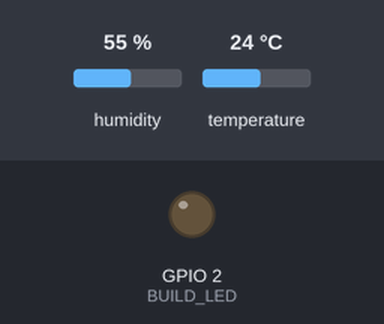
This sketch was run on a simulated ESP8266 (NodeMCU). Shown: output pins drawn as LEDs (lit = HIGH). The inputs (shaded band) are chosen by the test bench; at power-on: humidity 55 %, temperature 24 °C. WiFi joins after 1.5 s; servers stay silent unless stated; web services answer with replies made up by the test bench; what the sketch prints to the serial monitor is not drawn.

Above: at 11.1 s.
Timing chart, 0 to 27.7 s (numbered marks = the images above):
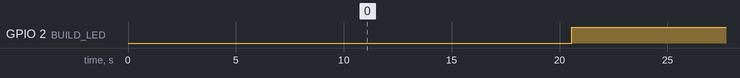

The sketch:

wheader_station_v3-IOT.ino
```cpp
#include <Arduino.h>
#include <DHTesp.h>
#include <Hash.h>
#include "ESP8266WiFi.h"
#include <ESPAsyncTCP.h>
#include <ESPAsyncWebServer.h>

#define DTH_PIN 14
#define BUILD_LED 2

int temperature = 0;
int humidity = 0;
int heatIndex = 0;
int dewPoint = 0;
int absoluteHum = 0;
int comfortRatio = 0;

unsigned long previousMillis = 0;    // will store last time DHT was updated
// Updates DHT readings every 20 seconds
const long interval = 20000;

DHTesp dht;
AsyncWebServer server(80);

void setup() {
  Serial.begin(9600);
  Serial.setTimeout(2000);
  while(!Serial) { }

  Serial.println("Device Started");
  Serial.println("-------------------------------------");
  Serial.println("Running DHT!");
  Serial.println("-------------------------------------");
  dht.setup(DTH_PIN, DHTesp::DHT11);
  Serial.println(dht.getStatusString());
  Serial.println("");
  Serial.println("-------------------------------------");
  Serial.print("Running WIFI! ");
  Serial.println(getWifiSSID());
  Serial.println("-------------------------------------");
  WiFi.begin(getWifiSSID(), getWifiPassword());
  Serial.println(WiFi.status());
  while (WiFi.status() != WL_CONNECTED)
  {
     delay(500);
     Serial.print("*");
  }

  Serial.println("");

  Serial.println("WiFi connection Successful");
  Serial.print("The IP Address of ESP8266 Module is: ");
  Serial.println(WiFi.localIP());// Print the IP address

  Serial.println("");

  Serial.println("starting web server...");

  // Route for root / web page
  server.on("/", HTTP_GET, [](AsyncWebServerRequest *request){
    request->send_P(200, "text/html", getIndexPage(), processor);
  });
  server.on("/temperature", HTTP_GET, [](AsyncWebServerRequest *request){
    request->send_P(200, "text/plain", String(temperature).c_str());
  });
  server.on("/humidity", HTTP_GET, [](AsyncWebServerRequest *request){
    request->send_P(200, "text/plain", String(humidity).c_str());
  });

  server.on("/heatindex", HTTP_GET, [](AsyncWebServerRequest *request){
    request->send_P(200, "text/plain", String(heatIndex).c_str());
  });

  server.on("/temphiha", HTTP_GET, [](AsyncWebServerRequest *request){
    request->send_P(200, "text/plain", String(comfortRatio).c_str());
  });

  // Start server
  server.begin();
  Serial.print("done");
  pinMode(BUILD_LED, OUTPUT);
}

String processor(const String& var){
  Serial.println(var);
  if(var == "TEMPERATURE")
  {
    return String(temperature);
  }
  else if(var == "HUMIDITY")
  {
    return String(humidity);
  }
  else if(var == "HEATIDX")
  {
    return String(heatIndex);
  }
  else if(var == "DEVPOINT")
  {
    return String(dewPoint);
  }
   else if(var == "ABSOLUTEHUM")
  {
    return String(absoluteHum);
  }
   else if(var == "TEMPHIHA")
  {
    return String(comfortRatio);
  }

  return String();
}


void loop() {

  unsigned long currentMillis = millis();
  if (currentMillis - previousMillis >= interval) {

    digitalWrite(BUILD_LED, LOW); // turn the LED on (HIGH is the voltage level)

    previousMillis = currentMillis;
    float newT = dht.getTemperature();

    Serial.print("Reading DHT:");
    if (isnan(newT))
    {
      Serial.println("Failed to read from DHT sensor!");
    }
    else
    {
      temperature = (int)newT;
      Serial.print("Temperature: ");
      Serial.print(temperature);
      Serial.print(" *C ");
    }

    // Read Humidity
    float newH = dht.getHumidity();
    if (isnan(newH))
    {Serial.println("Failed to read from DHT sensor!");

    }
    else
    {
      humidity = (int)newH;
      Serial.print("Humidity: ");
      Serial.print(humidity);
      Serial.print(" % ");
    }

    float newhic = dht.computeHeatIndex(temperature, humidity, false);
    heatIndex = (int)newhic;
    Serial.print("Heat Index: ");
    Serial.print(heatIndex);
    Serial.print(" *C ");

    float newdewPoint = dht.computeDewPoint(temperature, humidity, false);
    dewPoint = (int)newdewPoint;
    Serial.print("Dev Point: ");
    Serial.print(dewPoint);
    Serial.print(" *C ");

    float newaHum = dht.computeAbsoluteHumidity(temperature, humidity, false);
    absoluteHum = (int)newaHum;
    Serial.print("AbsHum: ");
    Serial.print(absoluteHum);
    Serial.print(" % ");

    float comfortNew = dht.computePerception(temperature, humidity, false);
    comfortRatio = (int)comfortNew;
    Serial.print("Temperature HiHa: ");
    Serial.print(comfortRatio);
    Serial.print(" *C ");


    Serial.println("Send to IOT");
    WiFiClient client;
    int retries = 5;
    while(!client.connect(getServer(), 80) && (retries-- > 0)) {
      Serial.print(".");
    }
    Serial.println();
    if(!client.connected()) {
     Serial.println("Failed to connect, going back to sleep");
    }

    Serial.println("Request resource: " + getTSUrl());
    String fullRequest = String("GET ") + getTSUrl() +
                  "&field1=" + humidity +
                  "&field2=" + temperature +
                  "&field3=" + heatIndex +
                  "&field4=" + dewPoint +
                  "&field5=" + absoluteHum +
                  "&field6=" + comfortRatio +
                  " HTTP/1.1\r\n" +
                  "Host: " + getServer() + "\r\n" +
                  "Connection: close\r\n\r\n";

    Serial.println(fullRequest);
    client.print(fullRequest);


    int timeout = 5 * 10; // 5 seconds
    while(!client.available() && (timeout-- > 0)){
      delay(100);
    }
    if(!client.available()) {
     Serial.println("No response, going back to sleep");
    }

    while(client.available()){
      Serial.write(client.read());
    }

    Serial.println("\nclosing connection");
    client.stop();

    digitalWrite(BUILD_LED, HIGH); // turn the LED off by making the voltage LOW
  }
}
```

index.ino
```cpp
const char index_html[] PROGMEM = R"rawliteral(
<!DOCTYPE HTML><html>
<head>
  <meta name='viewport' content='width=device-width, initial-scale=1'>
  <meta charset="UTF-8">
  <link rel='stylesheet' href='https://use.fontawesome.com/releases/v5.7.2/css/all.css' integrity='sha384-fnmOCqbTlWIlj8LyTjo7mOUStjsKC4pOpQbqyi7RrhN7udi9RwhKkMHpvLbHG9Sr' crossorigin='anonymous'>
  <style>
    html {
     font-family: Arial;
     display: inline-block;
     margin: 0px auto;
     text-align: center;
    }
    h2 { font-size: 3.0rem; }
    p { font-size: 3.0rem;}
    .units { font-size: 1.2rem; }
    .dht-labels{
      font-size: 1.5rem;
      vertical-align:middle;
      padding-bottom: 15px;
    }

  </style>
</head>
<body>
  <h2>Dom</h2>
<p>
  <i class='fas fa-thermometer-half' style='color:#059e8a;'></i>
  <span class='dht-labels'>Temperatura</span>
  <span id='temperature'>%TEMPERATURE%</span>
  <sup class='units'>&deg;C</sup>
</p>
<p>
  <i class='fas fa-tint' style='color:#00add6;'></i>
  <span class='dht-labels'>Wilgotność</span>
  <span id='humidity'>%HUMIDITY%</span>
  <sup class='units'>&#37;</sup>
 </p>
<p>
  <i class='fas fa-fire-alt' style='color:#FF8900;'></i>
  <span class='dht-labels'>Temp Odczuwalna</span>
  <span id='heatindex'>%HEATIDX%</span>
  <sup class='units'>&deg;C</sup>
</p>
<p>
<i class="fas fa-snowflake" style='color:#2FCFFF;'></i>
  <span class='dht-labels'>Punkt rosy</span>
  <span id='devpoint'>%DEVPOINT%</span>
  <sup class='units'>&deg;C</sup>
 </p>
<p>
  <i class="fas fa-water" style='color:#4FB2FF;'></i>
  <span class='dht-labels'>Ilość pary wodnej</span>
  <span id='devpoint'>%ABSOLUTEHUM%</span>
  <sup class='units'>&#37;</sup>
 </p>

<p>
  <i class='fas fa-temperature-high' styl ='color:#059e8a;'></i>
  <span class='dht-labels'>Temp zamarzania </span>
  <span id='temphiha'>%TEMPHIHA%</span>
  <sup class='units'>&deg;C</sup>
 </p>

</body>
<script>
setInterval(function ( ) {
  var xhttp = new XMLHttpRequest();
  xhttp.onreadystatechange = function() {
    if (this.readyState == 4 && this.status == 200) {
      document.getElementById('temperature').innerHTML = this.responseText;
    }
  };
  xhttp.open('GET', '/temperature', true);
  xhttp.send();
}, 10000 ) ;


setInterval(function ( ) {
  var xhttp = new XMLHttpRequest();
  xhttp.onreadystatechange = function() {
    if (this.readyState == 4 && this.status == 200) {
      document.getElementById('humidity').innerHTML = this.responseText;
    }
  };
  xhttp.open('GET', '/humidity', true);
  xhttp.send();
}, 10000 ) ;

setInterval(function ( ) {
  var xhttp = new XMLHttpRequest();
  xhttp.onreadystatechange = function() {
    if (this.readyState == 4 && this.status == 200) {
      document.getElementById('devpoint').innerHTML = this.responseText;
    }
  };
  xhttp.open('GET', '/devpoint', true);
  xhttp.send();
}, 10000 ) ;

setInterval(function ( ) {
  var xhttp = new XMLHttpRequest();
  xhttp.onreadystatechange = function() {
    if (this.readyState == 4 && this.status == 200) {
      document.getElementById('heatindex').innerHTML = this.responseText;
    }
  };
  xhttp.open('GET', '/heatindex', true);
  xhttp.send();
}, 10000 ) ;

setInterval(function ( ) {
  var xhttp = new XMLHttpRequest();
  xhttp.onreadystatechange = function() {
    if (this.readyState == 4 && this.status == 200) {
      document.getElementById('absolutehum').innerHTML = this.responseText;
    }
  };
  xhttp.open('GET', '/absolutehum', true);
  xhttp.send();
}, 10000 ) ;

setInterval(function ( ) {
  var xhttp = new XMLHttpRequest();
  xhttp.onreadystatechange = function() {
    if (this.readyState == 4 && this.status == 200) {
      document.getElementById('absolutehum').innerHTML = this.responseText;
    }
  };
  xhttp.open('GET', '/absolutehum', true);
  xhttp.send();
}, 10000 ) ;


setInterval(function ( ) {
  var xhttp = new XMLHttpRequest();
  xhttp.onreadystatechange = function() {
    if (this.readyState == 4 && this.status == 200) {
      document.getElementById('temphihaehum').innerHTML = this.responseText;
    }
  };
  xhttp.open('GET', '/temphiha', true);
  xhttp.send();
}, 10000 ) ;

</script>
</html>)rawliteral";

const char* getIndexPage()
{
  return index_html;
}
```

config.ino
```cpp
String getWifiSSID()
{
  return "UPC249286867";
}
String getWifiPassword()
{
  return "G93X3M3A";
}

String getApiKey()
{
  return "IEXCWBLD5FEH85WK";
}

String getServer()
{
  return "api.thingspeak.com";
}

String getApi()
{
  return "/update?api_key=";
}

String getTSUrl()
{
  return getApi() + getApiKey();
}
```

Measured:
- by itself, GPIO 2 (BUILD_LED): alternates HIGH for 19.4 s and LOW for 0.56 s
